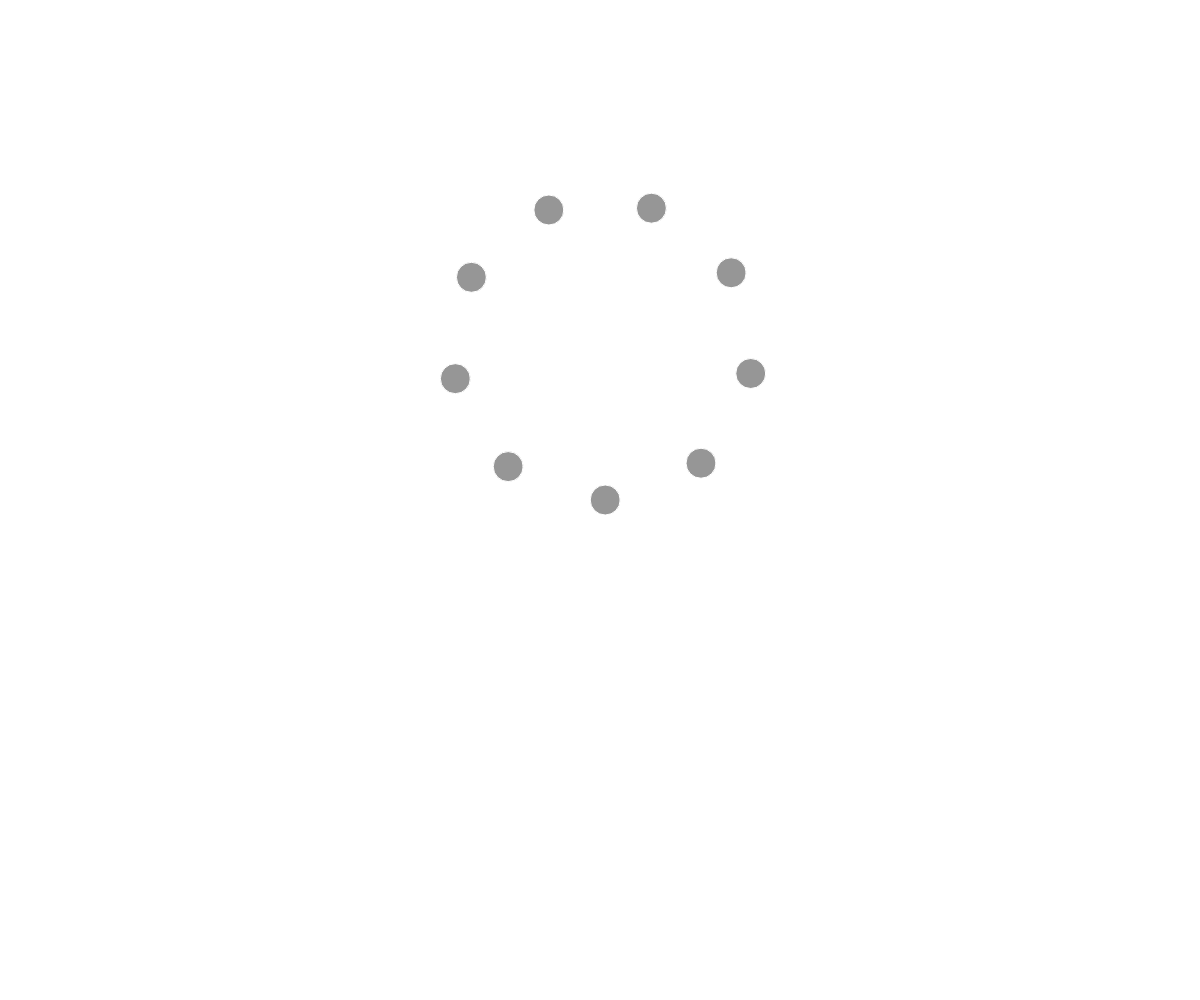
Frame 1 (no input)
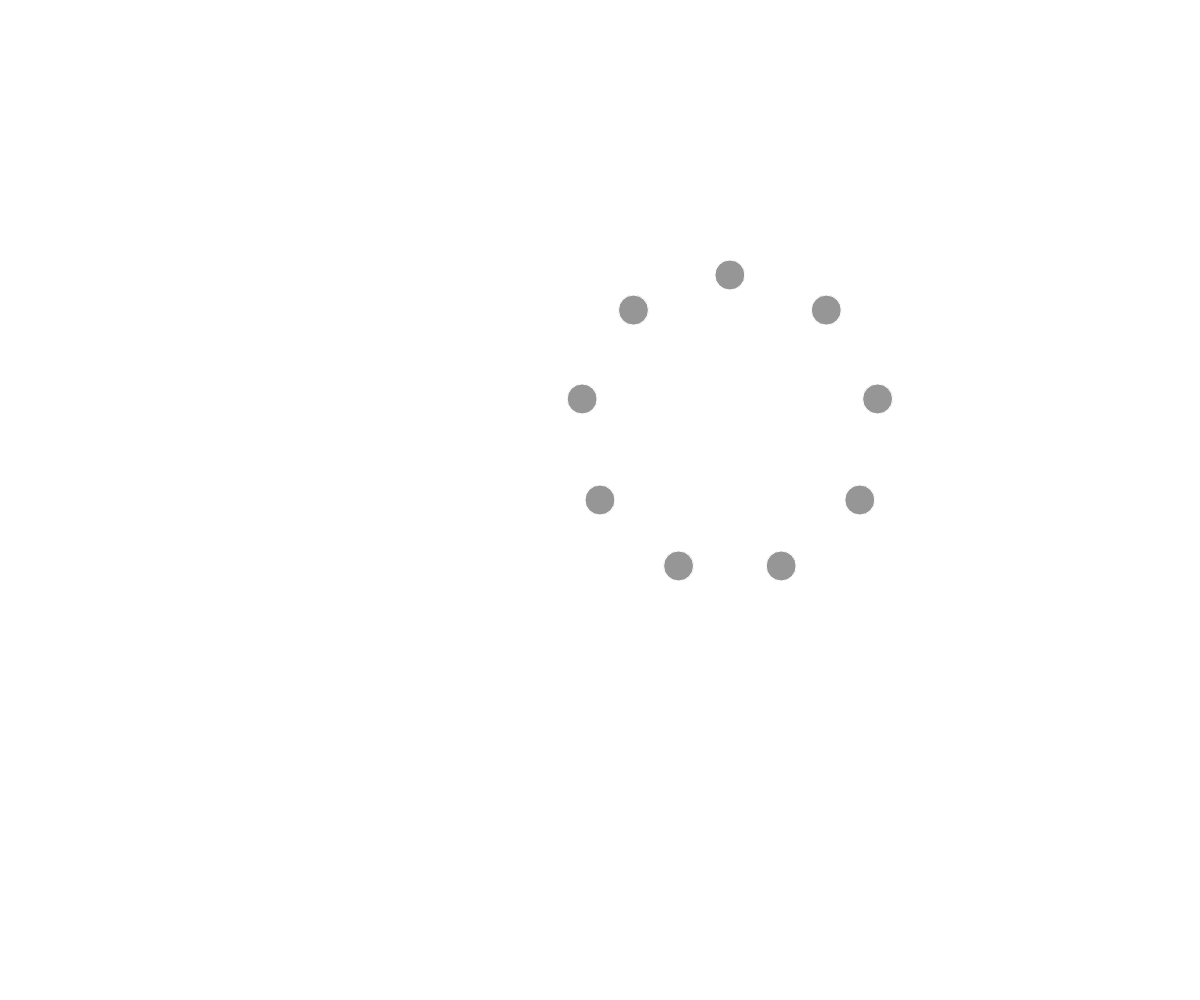
Frame 60 (no input)
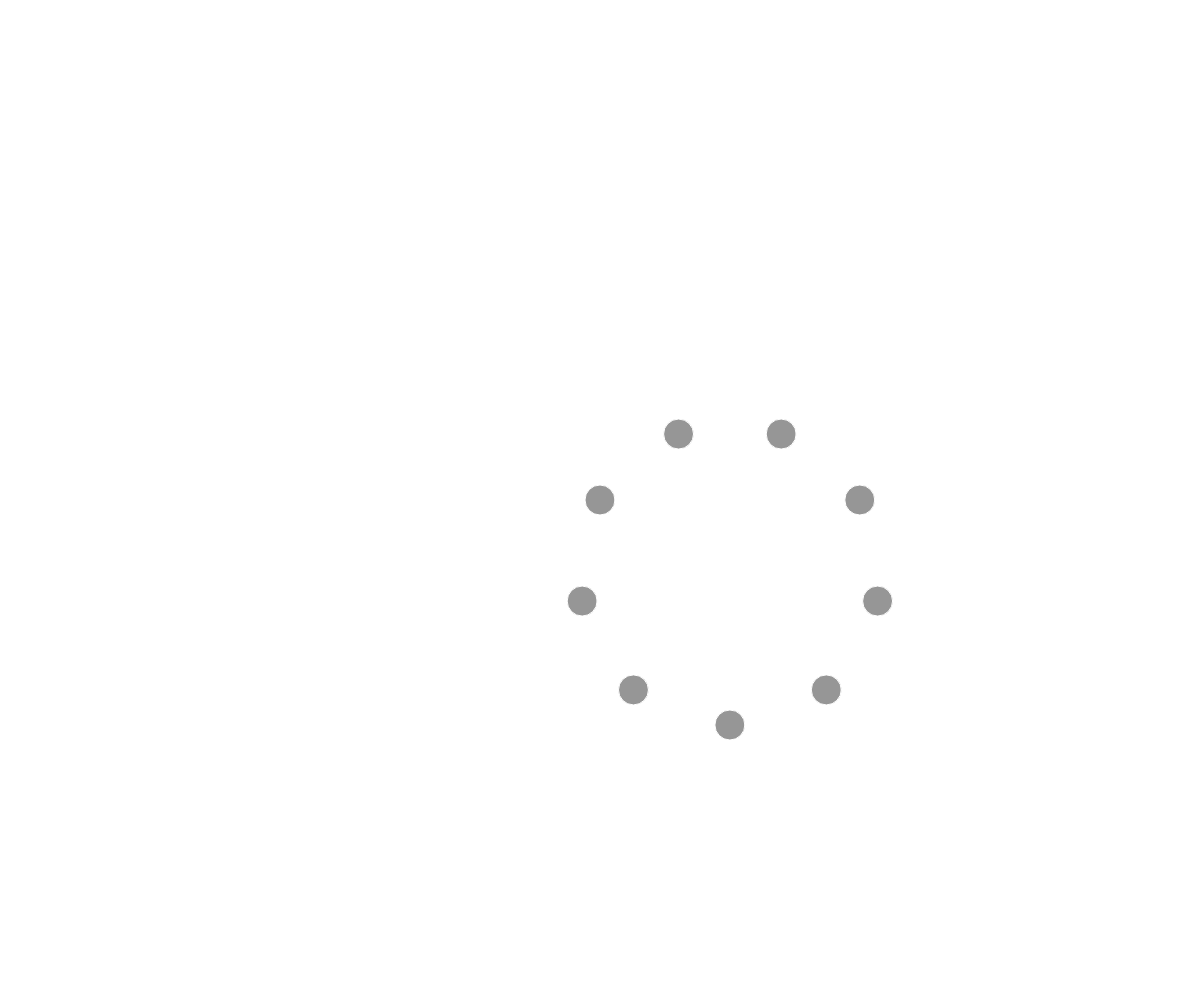
Frame 120 (the mouse pressed at the canvas centre since frame 60)

The p5.js sketch that drew these frames (run headless with seeded random() and noise() and a simulated clock; from frame 60 on, the mouse is pressed at the canvas centre):

// p5.js sketch
// ── sketch.js
let numberOfPoints = 9;
let radius=300;
let rotationAngle=0;
let offSetAngle;

function setup(){
    createCanvas(innerWidth, innerHeight);
    angleMode(DEGREES);
    offSetAngle = 360/numberOfPoints;
}

function draw(){
    if(!keyIsPressed){
       background(255);
    }
    translate(width/2, height/2);
    fill(150);
    stroke(255);
    rotationAngle++;
    for(let i=0; i<numberOfPoints; i++){
        ellipse(radius * sin(rotationAngle - offSetAngle*i) * cos(offSetAngle*i), radius * sin(rotationAngle - offSetAngle*i) * sin(offSetAngle*i), 30, 30);
    }      
}
